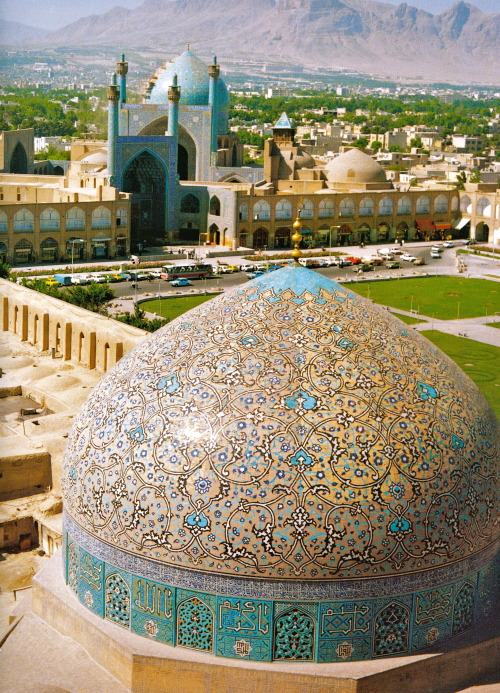
%> input picture islamic1.jpg, 500 x 693 px
$ octave subsampling.m   (GNU Octave 9; MATLAB toolbox functions it lacks are replaced by stand-ins)
%> lines starting %> are read from the running program, lines starting %| are printed output that depends on the picture
RGB = imread('islamic1.jpg');
%> RGB is the input picture: size 693x500x3 uint8; mean R, G, B 148.6, 139.6, 115.8
R = RGB(:,:,1);
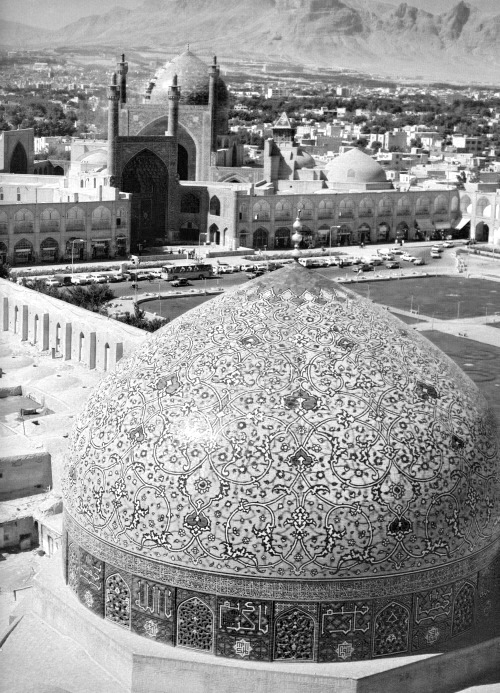
%> R: size 693x500 uint8; min 0, max 255, mean 148.6
G = RGB(:,:,2);
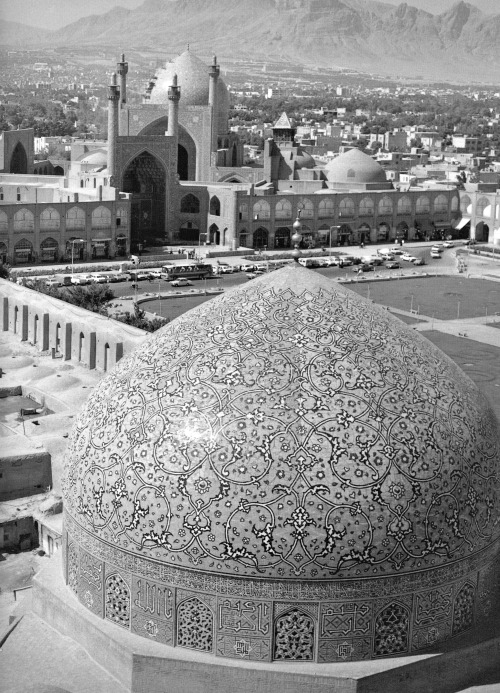
%> G: size 693x500 uint8; min 0, max 255, mean 139.6
B = RGB(:,:,3);
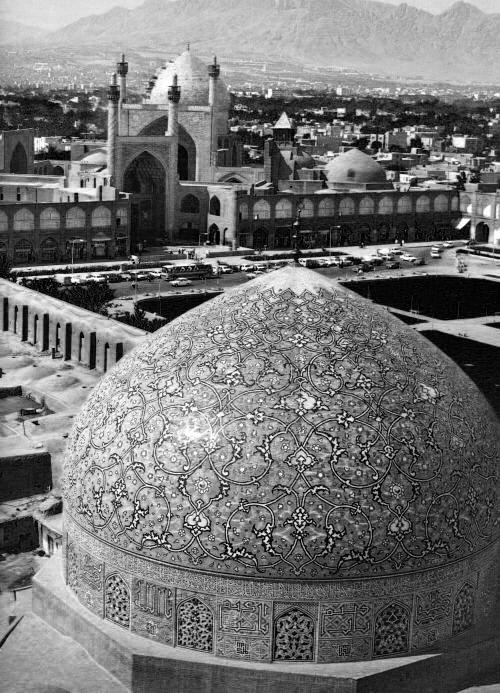
%> B: size 693x500 uint8; min 0, max 255, mean 115.8
Y = 0.299 * R + 0.587 * G + 0.114 * B;
%U = -0.147 * R - 0.289* G + 0.436 * B;
%V = 0.615 * R - 0.515 * G - 0.100 * B;
U = (0.436*(B - Y))/(1 - 0.114);
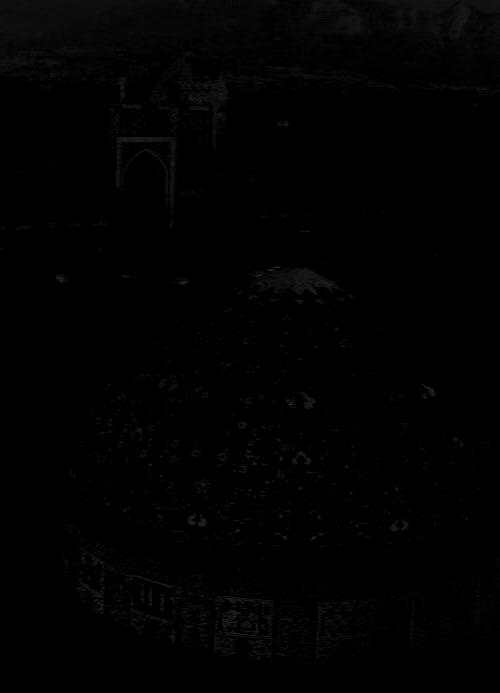
%> U: size 693x500 uint8; min 0, max 41, mean 1.5
V = (0.615 *( R - Y))/(1 - 0.299);
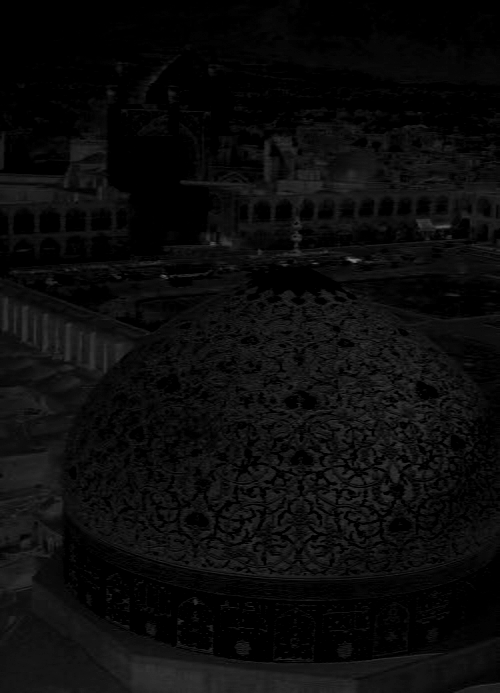
%> V: size 693x500 uint8; min 0, max 126, mean 11.4
[x,y]=size(U);
%> x = 693; y = 500
su = zeros(x,y/2, class(U));
[rnew, cnew] = size(su);
%> rnew = 693; cnew = 250
[w,h]=size(V);
%> w = 693; h = 500
sv = zeros(w,h/2, class(V));
[wnew, hnew] = size(sv);
%> wnew = 693; hnew = 250
for i=1:rnew
    for j=1:cnew
        %a = 2*(i-1) + 1;
        b = 2*(j-1) + 1;
        su(i,j) = U(i,b);


    end
end
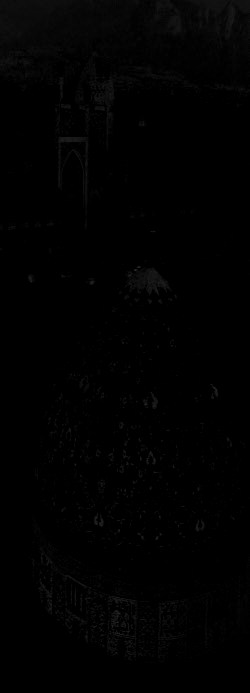
%> su: size 693x250 uint8; min 0, max 41, mean 1.5

for s=1:wnew
    for n=1:hnew
        nw = 2*(n-1) + 1;
        sv(s,n) = V(s,nw);


    end
end
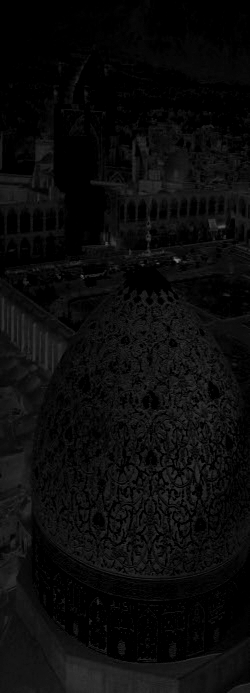
%> sv: size 693x250 uint8; min 0, max 124, mean 11.3
%imshow(Y)
%imshow(su)
imshow(sv)

$ run again, with back.jpg copied over islamic1.jpg
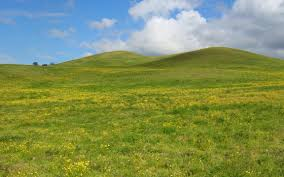
%> input picture back.jpg, 284 x 177 px
%> RGB is the input picture: size 177x284x3 uint8; mean R, G, B 130.4, 145.5, 90.6
%> after the loop `for i=1:rnew`:
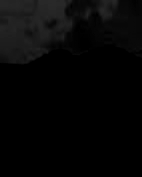
%> su: size 177x142 uint8; min 0, max 41, mean 5.9
%> after the loop `for s=1:wnew`:
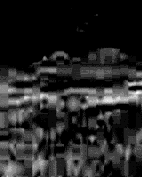
%> sv: size 177x142 uint8; min 0, max 24, mean 3.5; drawn with min black and max white

$ run again, with bground.jpg copied over islamic1.jpg
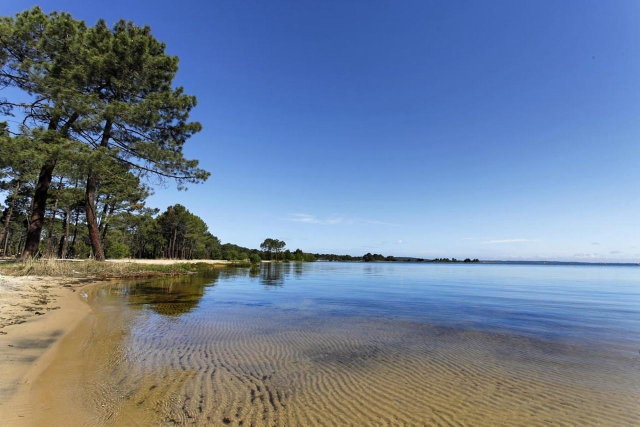
%> input picture bground.jpg, 1280 x 853 px (shown at 1/2 size)
%> RGB is the input picture: size 853x1280x3 uint8; mean R, G, B 108.2, 125.3, 150.1
%> after the loop `for s=1:wnew`:
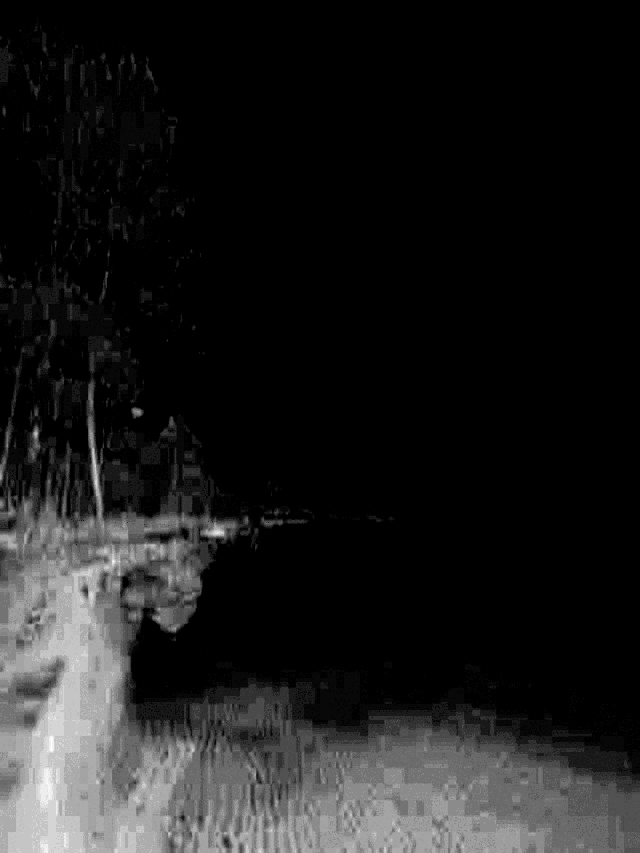
%> sv: size 853x640 uint8; min 0, max 31, mean 3.5; drawn with min black and max white
